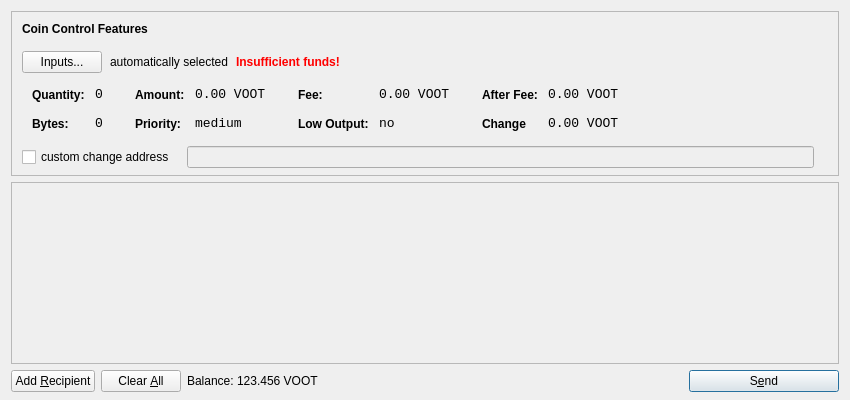
<?xml version="1.0" encoding="UTF-8"?>
<ui version="4.0">
 <class>SendCoinsDialog</class>
 <widget class="QDialog" name="SendCoinsDialog">
  <property name="geometry">
   <rect>
    <x>0</x>
    <y>0</y>
    <width>850</width>
    <height>400</height>
   </rect>
  </property>
  <property name="windowTitle">
   <string>Send Coins</string>
  </property>
  <layout class="QVBoxLayout" name="verticalLayout" stretch="0,1,0">
   <property name="bottomMargin">
    <number>8</number>
   </property>
   <item>
    <widget class="QFrame" name="frameCoinControl">
     <property name="sizePolicy">
      <sizepolicy hsizetype="Expanding" vsizetype="Expanding">
       <horstretch>0</horstretch>
       <verstretch>0</verstretch>
      </sizepolicy>
     </property>
     <property name="maximumSize">
      <size>
       <width>16777215</width>
       <height>16777215</height>
      </size>
     </property>
     <property name="frameShape">
      <enum>QFrame::StyledPanel</enum>
     </property>
     <property name="frameShadow">
      <enum>QFrame::Sunken</enum>
     </property>
     <layout class="QVBoxLayout" name="verticalLayoutCoinControl2">
      <property name="spacing">
       <number>-1</number>
      </property>
      <property name="leftMargin">
       <number>0</number>
      </property>
      <property name="topMargin">
       <number>0</number>
      </property>
      <property name="rightMargin">
       <number>0</number>
      </property>
      <property name="bottomMargin">
       <number>6</number>
      </property>
      <item>
       <layout class="QVBoxLayout" name="verticalLayoutCoinControl" stretch="0,0,0,0,1">
        <property name="spacing">
         <number>0</number>
        </property>
        <property name="leftMargin">
         <number>10</number>
        </property>
        <property name="topMargin">
         <number>10</number>
        </property>
        <item>
         <layout class="QHBoxLayout" name="horizontalLayoutCoinControl1">
          <property name="bottomMargin">
           <number>15</number>
          </property>
          <item>
           <widget class="QLabel" name="labelCoinControlFeatures">
            <property name="sizePolicy">
             <sizepolicy hsizetype="Preferred" vsizetype="Maximum">
              <horstretch>0</horstretch>
              <verstretch>0</verstretch>
             </sizepolicy>
            </property>
            <property name="font">
             <font>
              <weight>75</weight>
              <bold>true</bold>
             </font>
            </property>
            <property name="styleSheet">
             <string notr="true">font-weight:bold;</string>
            </property>
            <property name="text">
             <string>Coin Control Features</string>
            </property>
           </widget>
          </item>
         </layout>
        </item>
        <item>
         <layout class="QHBoxLayout" name="horizontalLayoutCoinControl2" stretch="0,0,0,0">
          <property name="spacing">
           <number>8</number>
          </property>
          <property name="bottomMargin">
           <number>10</number>
          </property>
          <item>
           <widget class="QPushButton" name="pushButtonCoinControl">
            <property name="styleSheet">
             <string notr="true"/>
            </property>
            <property name="text">
             <string>Inputs...</string>
            </property>
           </widget>
          </item>
          <item>
           <widget class="QLabel" name="labelCoinControlAutomaticallySelected">
            <property name="text">
             <string>automatically selected</string>
            </property>
            <property name="margin">
             <number>5</number>
            </property>
           </widget>
          </item>
          <item>
           <widget class="QLabel" name="labelCoinControlInsuffFunds">
            <property name="font">
             <font>
              <weight>75</weight>
              <bold>true</bold>
             </font>
            </property>
            <property name="styleSheet">
             <string notr="true">color:red;font-weight:bold;</string>
            </property>
            <property name="text">
             <string>Insufficient funds!</string>
            </property>
            <property name="margin">
             <number>5</number>
            </property>
           </widget>
          </item>
          <item>
           <spacer name="horizontalSpacerCoinControl">
            <property name="orientation">
             <enum>Qt::Horizontal</enum>
            </property>
            <property name="sizeHint" stdset="0">
             <size>
              <width>40</width>
              <height>1</height>
             </size>
            </property>
           </spacer>
          </item>
         </layout>
        </item>
        <item>
         <widget class="QWidget" name="widgetCoinControl" native="true">
          <property name="sizePolicy">
           <sizepolicy hsizetype="Preferred" vsizetype="Preferred">
            <horstretch>0</horstretch>
            <verstretch>0</verstretch>
           </sizepolicy>
          </property>
          <property name="minimumSize">
           <size>
            <width>0</width>
            <height>0</height>
           </size>
          </property>
          <property name="styleSheet">
           <string notr="true"/>
          </property>
          <layout class="QHBoxLayout" name="horizontalLayoutCoinControl5">
           <property name="margin">
            <number>0</number>
           </property>
           <item>
            <layout class="QHBoxLayout" name="horizontalLayoutCoinControl3" stretch="0,0,0,1">
             <property name="spacing">
              <number>20</number>
             </property>
             <property name="topMargin">
              <number>0</number>
             </property>
             <property name="bottomMargin">
              <number>10</number>
             </property>
             <item>
              <layout class="QFormLayout" name="formLayoutCoinControl1">
               <property name="horizontalSpacing">
                <number>10</number>
               </property>
               <property name="verticalSpacing">
                <number>14</number>
               </property>
               <property name="leftMargin">
                <number>10</number>
               </property>
               <property name="topMargin">
                <number>4</number>
               </property>
               <property name="rightMargin">
                <number>6</number>
               </property>
               <item row="0" column="0">
                <widget class="QLabel" name="labelCoinControlQuantityText">
                 <property name="styleSheet">
                  <string notr="true">font-weight:bold;</string>
                 </property>
                 <property name="text">
                  <string>Quantity:</string>
                 </property>
                 <property name="margin">
                  <number>0</number>
                 </property>
                </widget>
               </item>
               <item row="0" column="1">
                <widget class="QLabel" name="labelCoinControlQuantity">
                 <property name="font">
                  <font>
                   <family>Monospace</family>
                   <pointsize>10</pointsize>
                  </font>
                 </property>
                 <property name="cursor">
                  <cursorShape>IBeamCursor</cursorShape>
                 </property>
                 <property name="contextMenuPolicy">
                  <enum>Qt::ActionsContextMenu</enum>
                 </property>
                 <property name="text">
                  <string>0</string>
                 </property>
                 <property name="margin">
                  <number>0</number>
                 </property>
                 <property name="textInteractionFlags">
                  <set>Qt::LinksAccessibleByMouse|Qt::TextSelectableByKeyboard|Qt::TextSelectableByMouse</set>
                 </property>
                </widget>
               </item>
               <item row="1" column="0">
                <widget class="QLabel" name="labelCoinControlBytesText">
                 <property name="styleSheet">
                  <string notr="true">font-weight:bold;</string>
                 </property>
                 <property name="text">
                  <string>Bytes:</string>
                 </property>
                </widget>
               </item>
               <item row="1" column="1">
                <widget class="QLabel" name="labelCoinControlBytes">
                 <property name="font">
                  <font>
                   <family>Monospace</family>
                   <pointsize>10</pointsize>
                  </font>
                 </property>
                 <property name="cursor">
                  <cursorShape>IBeamCursor</cursorShape>
                 </property>
                 <property name="contextMenuPolicy">
                  <enum>Qt::ActionsContextMenu</enum>
                 </property>
                 <property name="text">
                  <string>0</string>
                 </property>
                 <property name="textInteractionFlags">
                  <set>Qt::LinksAccessibleByMouse|Qt::TextSelectableByKeyboard|Qt::TextSelectableByMouse</set>
                 </property>
                </widget>
               </item>
              </layout>
             </item>
             <item>
              <layout class="QFormLayout" name="formLayoutCoinControl2">
               <property name="horizontalSpacing">
                <number>10</number>
               </property>
               <property name="verticalSpacing">
                <number>14</number>
               </property>
               <property name="leftMargin">
                <number>6</number>
               </property>
               <property name="topMargin">
                <number>4</number>
               </property>
               <property name="rightMargin">
                <number>6</number>
               </property>
               <item row="0" column="0">
                <widget class="QLabel" name="labelCoinControlAmountText">
                 <property name="styleSheet">
                  <string notr="true">font-weight:bold;</string>
                 </property>
                 <property name="text">
                  <string>Amount:</string>
                 </property>
                 <property name="margin">
                  <number>0</number>
                 </property>
                </widget>
               </item>
               <item row="0" column="1">
                <widget class="QLabel" name="labelCoinControlAmount">
                 <property name="font">
                  <font>
                   <family>Monospace</family>
                   <pointsize>10</pointsize>
                  </font>
                 </property>
                 <property name="cursor">
                  <cursorShape>IBeamCursor</cursorShape>
                 </property>
                 <property name="contextMenuPolicy">
                  <enum>Qt::ActionsContextMenu</enum>
                 </property>
                 <property name="text">
                  <string>0.00 VOOT</string>
                 </property>
                 <property name="textInteractionFlags">
                  <set>Qt::LinksAccessibleByMouse|Qt::TextSelectableByKeyboard|Qt::TextSelectableByMouse</set>
                 </property>
                </widget>
               </item>
               <item row="1" column="0">
                <widget class="QLabel" name="labelCoinControlPriorityText">
                 <property name="styleSheet">
                  <string notr="true">font-weight:bold;</string>
                 </property>
                 <property name="text">
                  <string>Priority:</string>
                 </property>
                </widget>
               </item>
               <item row="1" column="1">
                <widget class="QLabel" name="labelCoinControlPriority">
                 <property name="font">
                  <font>
                   <family>Monospace</family>
                   <pointsize>10</pointsize>
                  </font>
                 </property>
                 <property name="cursor">
                  <cursorShape>IBeamCursor</cursorShape>
                 </property>
                 <property name="contextMenuPolicy">
                  <enum>Qt::ActionsContextMenu</enum>
                 </property>
                 <property name="text">
                  <string>medium</string>
                 </property>
                 <property name="textInteractionFlags">
                  <set>Qt::LinksAccessibleByMouse|Qt::TextSelectableByKeyboard|Qt::TextSelectableByMouse</set>
                 </property>
                </widget>
               </item>
              </layout>
             </item>
             <item>
              <layout class="QFormLayout" name="formLayoutCoinControl3">
               <property name="horizontalSpacing">
                <number>10</number>
               </property>
               <property name="verticalSpacing">
                <number>14</number>
               </property>
               <property name="leftMargin">
                <number>6</number>
               </property>
               <property name="topMargin">
                <number>4</number>
               </property>
               <property name="rightMargin">
                <number>6</number>
               </property>
               <item row="0" column="0">
                <widget class="QLabel" name="labelCoinControlFeeText">
                 <property name="styleSheet">
                  <string notr="true">font-weight:bold;</string>
                 </property>
                 <property name="text">
                  <string>Fee:</string>
                 </property>
                 <property name="margin">
                  <number>0</number>
                 </property>
                </widget>
               </item>
               <item row="0" column="1">
                <widget class="QLabel" name="labelCoinControlFee">
                 <property name="font">
                  <font>
                   <family>Monospace</family>
                   <pointsize>10</pointsize>
                  </font>
                 </property>
                 <property name="cursor">
                  <cursorShape>IBeamCursor</cursorShape>
                 </property>
                 <property name="contextMenuPolicy">
                  <enum>Qt::ActionsContextMenu</enum>
                 </property>
                 <property name="text">
                  <string>0.00 VOOT</string>
                 </property>
                 <property name="textInteractionFlags">
                  <set>Qt::LinksAccessibleByMouse|Qt::TextSelectableByKeyboard|Qt::TextSelectableByMouse</set>
                 </property>
                </widget>
               </item>
               <item row="1" column="0">
                <widget class="QLabel" name="labelCoinControlLowOutputText">
                 <property name="styleSheet">
                  <string notr="true">font-weight:bold;</string>
                 </property>
                 <property name="text">
                  <string>Low Output:</string>
                 </property>
                </widget>
               </item>
               <item row="1" column="1">
                <widget class="QLabel" name="labelCoinControlLowOutput">
                 <property name="font">
                  <font>
                   <family>Monospace</family>
                   <pointsize>10</pointsize>
                  </font>
                 </property>
                 <property name="cursor">
                  <cursorShape>IBeamCursor</cursorShape>
                 </property>
                 <property name="contextMenuPolicy">
                  <enum>Qt::ActionsContextMenu</enum>
                 </property>
                 <property name="text">
                  <string>no</string>
                 </property>
                 <property name="textInteractionFlags">
                  <set>Qt::LinksAccessibleByMouse|Qt::TextSelectableByKeyboard|Qt::TextSelectableByMouse</set>
                 </property>
                </widget>
               </item>
              </layout>
             </item>
             <item>
              <layout class="QFormLayout" name="formLayoutCoinControl4">
               <property name="horizontalSpacing">
                <number>10</number>
               </property>
               <property name="verticalSpacing">
                <number>14</number>
               </property>
               <property name="leftMargin">
                <number>6</number>
               </property>
               <property name="topMargin">
                <number>4</number>
               </property>
               <property name="rightMargin">
                <number>6</number>
               </property>
               <item row="0" column="0">
                <widget class="QLabel" name="labelCoinControlAfterFeeText">
                 <property name="styleSheet">
                  <string notr="true">font-weight:bold;</string>
                 </property>
                 <property name="text">
                  <string>After Fee:</string>
                 </property>
                 <property name="margin">
                  <number>0</number>
                 </property>
                </widget>
               </item>
               <item row="0" column="1">
                <widget class="QLabel" name="labelCoinControlAfterFee">
                 <property name="font">
                  <font>
                   <family>Monospace</family>
                   <pointsize>10</pointsize>
                  </font>
                 </property>
                 <property name="cursor">
                  <cursorShape>IBeamCursor</cursorShape>
                 </property>
                 <property name="contextMenuPolicy">
                  <enum>Qt::ActionsContextMenu</enum>
                 </property>
                 <property name="text">
                  <string>0.00 VOOT</string>
                 </property>
                 <property name="textInteractionFlags">
                  <set>Qt::LinksAccessibleByMouse|Qt::TextSelectableByKeyboard|Qt::TextSelectableByMouse</set>
                 </property>
                </widget>
               </item>
               <item row="1" column="0">
                <widget class="QLabel" name="labelCoinControlChangeText">
                 <property name="styleSheet">
                  <string notr="true">font-weight:bold;</string>
                 </property>
                 <property name="text">
                  <string>Change</string>
                 </property>
                </widget>
               </item>
               <item row="1" column="1">
                <widget class="QLabel" name="labelCoinControlChange">
                 <property name="font">
                  <font>
                   <family>Monospace</family>
                   <pointsize>10</pointsize>
                  </font>
                 </property>
                 <property name="cursor">
                  <cursorShape>IBeamCursor</cursorShape>
                 </property>
                 <property name="contextMenuPolicy">
                  <enum>Qt::ActionsContextMenu</enum>
                 </property>
                 <property name="text">
                  <string>0.00 VOOT</string>
                 </property>
                 <property name="textInteractionFlags">
                  <set>Qt::LinksAccessibleByMouse|Qt::TextSelectableByKeyboard|Qt::TextSelectableByMouse</set>
                 </property>
                </widget>
               </item>
              </layout>
             </item>
            </layout>
           </item>
          </layout>
         </widget>
        </item>
        <item>
         <layout class="QHBoxLayout" name="horizontalLayoutCoinControl4" stretch="0,0,0">
          <property name="spacing">
           <number>12</number>
          </property>
          <property name="sizeConstraint">
           <enum>QLayout::SetDefaultConstraint</enum>
          </property>
          <property name="topMargin">
           <number>5</number>
          </property>
          <property name="rightMargin">
           <number>5</number>
          </property>
          <item>
           <widget class="QCheckBox" name="checkBoxCoinControlChange">
            <property name="text">
             <string>custom change address</string>
            </property>
           </widget>
          </item>
          <item>
           <widget class="QLineEdit" name="lineEditCoinControlChange">
            <property name="enabled">
             <bool>false</bool>
            </property>
            <property name="sizePolicy">
             <sizepolicy hsizetype="Expanding" vsizetype="Fixed">
              <horstretch>0</horstretch>
              <verstretch>0</verstretch>
             </sizepolicy>
            </property>
           </widget>
          </item>
          <item>
           <widget class="QLabel" name="labelCoinControlChangeLabel">
            <property name="sizePolicy">
             <sizepolicy hsizetype="Preferred" vsizetype="Expanding">
              <horstretch>0</horstretch>
              <verstretch>0</verstretch>
             </sizepolicy>
            </property>
            <property name="minimumSize">
             <size>
              <width>0</width>
              <height>0</height>
             </size>
            </property>
            <property name="text">
             <string/>
            </property>
            <property name="margin">
             <number>3</number>
            </property>
           </widget>
          </item>
         </layout>
        </item>
        <item>
         <spacer name="verticalSpacerCoinControl">
          <property name="orientation">
           <enum>Qt::Vertical</enum>
          </property>
          <property name="sizeHint" stdset="0">
           <size>
            <width>800</width>
            <height>1</height>
           </size>
          </property>
         </spacer>
        </item>
       </layout>
      </item>
     </layout>
    </widget>
   </item>
   <item>
    <widget class="QScrollArea" name="scrollArea">
     <property name="widgetResizable">
      <bool>true</bool>
     </property>
     <widget class="QWidget" name="scrollAreaWidgetContents">
      <property name="geometry">
       <rect>
        <x>0</x>
        <y>0</y>
        <width>830</width>
        <height>165</height>
       </rect>
      </property>
      <layout class="QVBoxLayout" name="verticalLayout_2">
       <property name="margin">
        <number>0</number>
       </property>
       <item>
        <layout class="QVBoxLayout" name="entries">
         <property name="spacing">
          <number>6</number>
         </property>
        </layout>
       </item>
       <item>
        <spacer name="verticalSpacer">
         <property name="orientation">
          <enum>Qt::Vertical</enum>
         </property>
         <property name="sizeHint" stdset="0">
          <size>
           <width>20</width>
           <height>40</height>
          </size>
         </property>
        </spacer>
       </item>
      </layout>
     </widget>
    </widget>
   </item>
   <item>
    <layout class="QHBoxLayout" name="horizontalLayout">
     <item>
      <widget class="QPushButton" name="addButton">
       <property name="toolTip">
        <string>Send to multiple recipients at once</string>
       </property>
       <property name="text">
        <string>Add &amp;Recipient</string>
       </property>
       <property name="icon">
        <iconset resource="../bitcoin.qrc">
         <normaloff>:/icons/add</normaloff>:/icons/add</iconset>
       </property>
       <property name="autoDefault">
        <bool>false</bool>
       </property>
      </widget>
     </item>
     <item>
      <widget class="QPushButton" name="clearButton">
       <property name="sizePolicy">
        <sizepolicy hsizetype="Minimum" vsizetype="Fixed">
         <horstretch>0</horstretch>
         <verstretch>0</verstretch>
        </sizepolicy>
       </property>
       <property name="toolTip">
        <string>Remove all transaction fields</string>
       </property>
       <property name="text">
        <string>Clear &amp;All</string>
       </property>
       <property name="icon">
        <iconset resource="../bitcoin.qrc">
         <normaloff>:/icons/remove</normaloff>:/icons/remove</iconset>
       </property>
       <property name="autoRepeatDelay">
        <number>300</number>
       </property>
       <property name="autoDefault">
        <bool>false</bool>
       </property>
      </widget>
     </item>
     <item>
      <layout class="QHBoxLayout" name="horizontalLayout_2">
       <property name="spacing">
        <number>3</number>
       </property>
       <item>
        <widget class="QLabel" name="label">
         <property name="sizePolicy">
          <sizepolicy hsizetype="Preferred" vsizetype="Fixed">
           <horstretch>0</horstretch>
           <verstretch>0</verstretch>
          </sizepolicy>
         </property>
         <property name="text">
          <string>Balance:</string>
         </property>
        </widget>
       </item>
       <item>
        <widget class="QLabel" name="labelBalance">
         <property name="sizePolicy">
          <sizepolicy hsizetype="Preferred" vsizetype="Fixed">
           <horstretch>0</horstretch>
           <verstretch>0</verstretch>
          </sizepolicy>
         </property>
         <property name="cursor">
          <cursorShape>IBeamCursor</cursorShape>
         </property>
         <property name="text">
          <string>123.456 VOOT</string>
         </property>
         <property name="textInteractionFlags">
          <set>Qt::LinksAccessibleByMouse|Qt::TextSelectableByKeyboard|Qt::TextSelectableByMouse</set>
         </property>
        </widget>
       </item>
      </layout>
     </item>
     <item>
      <spacer name="horizontalSpacer">
       <property name="orientation">
        <enum>Qt::Horizontal</enum>
       </property>
       <property name="sizeHint" stdset="0">
        <size>
         <width>40</width>
         <height>20</height>
        </size>
       </property>
      </spacer>
     </item>
     <item>
      <widget class="QPushButton" name="sendButton">
       <property name="minimumSize">
        <size>
         <width>150</width>
         <height>0</height>
        </size>
       </property>
       <property name="toolTip">
        <string>Confirm the send action</string>
       </property>
       <property name="text">
        <string>S&amp;end</string>
       </property>
       <property name="icon">
        <iconset resource="../bitcoin.qrc">
         <normaloff>:/icons/send</normaloff>:/icons/send</iconset>
       </property>
       <property name="default">
        <bool>true</bool>
       </property>
      </widget>
     </item>
    </layout>
   </item>
  </layout>
 </widget>
 <resources>
  <include location="../bitcoin.qrc"/>
 </resources>
 <connections/>
</ui>
